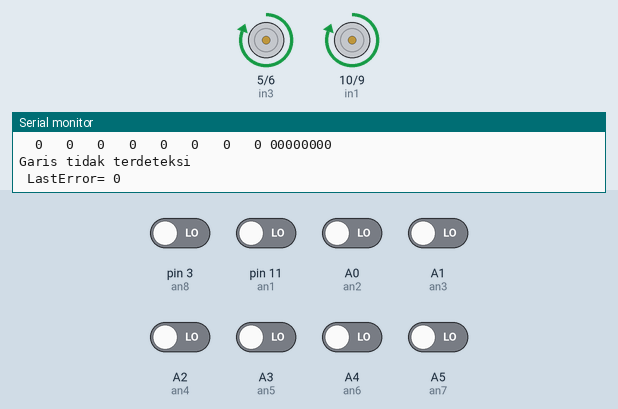
This sketch was run on a simulated Arduino Uno, built with avr-gcc and run on an emulated ATmega328P. On the bench: motor-driver pin pairs drawn as motors (green arrow = first pin HIGH = forward, orange = second pin HIGH = backward, longer = more drive), the last lines printed to the serial monitor. The inputs (shaded band) are chosen by the test bench; at power-on: A0 (an2), A1 (an3), A2 (an4), A3 (an5), A4 (an6), A5 (an7), pin 3 (an8), pin 11 (an1) LOW.

Above: at 1.9 s.
2.0 s: pin 3 (an8) driven HIGH
At 3.5 s:
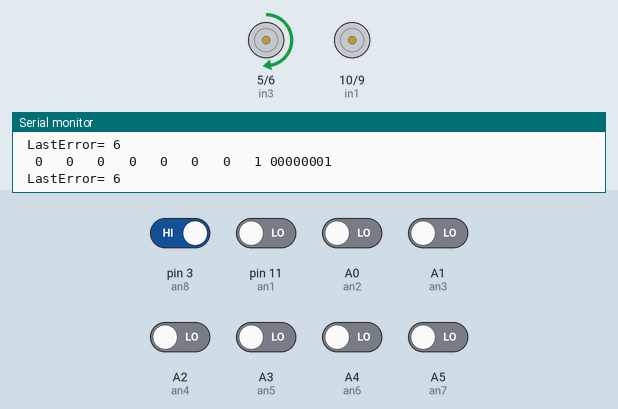
3.8 s: pin 11 (an1) driven HIGH
At 4.5 s:
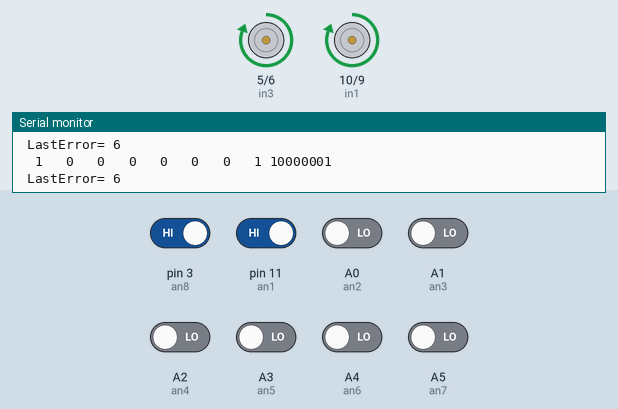
5.4 s: pin 3 (an8) driven LOW
At 6.6 s:
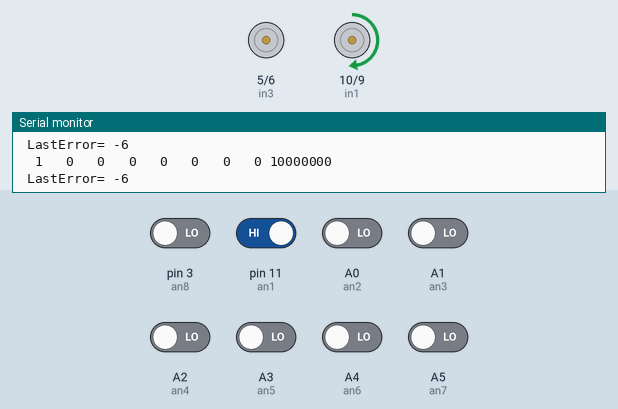
7.1 s: A0 (an2) driven HIGH
At 8.4 s:
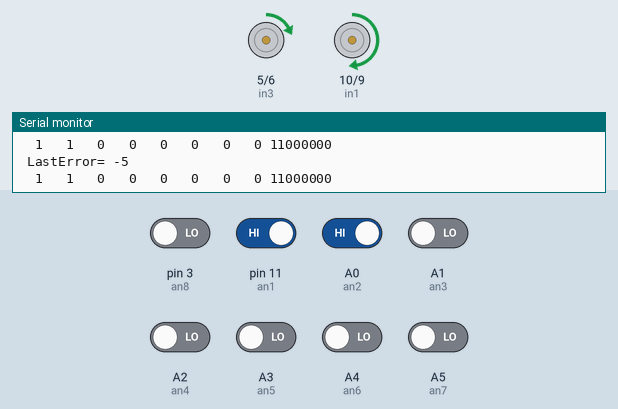
8.7 s: A1 (an3) driven HIGH
At 9.5 s:
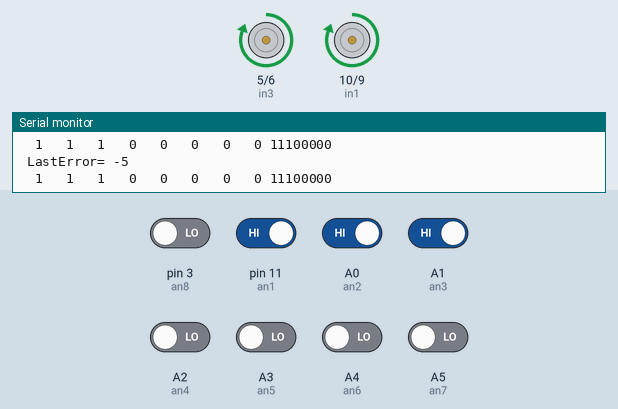
10.4 s: A1 (an3) driven LOW
At 11.6 s:
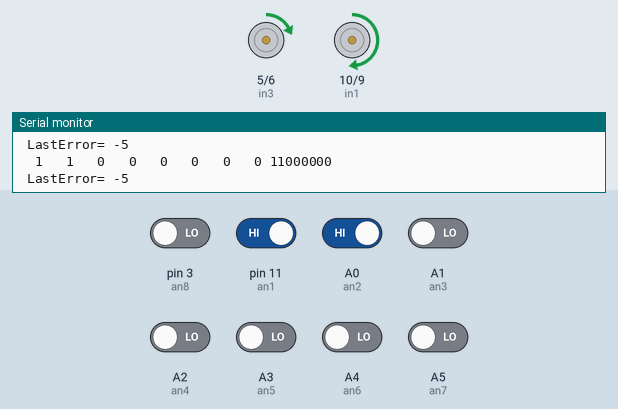
Timing chart, 0 to 13.1 s (numbered marks = the images above; inputs shaded):
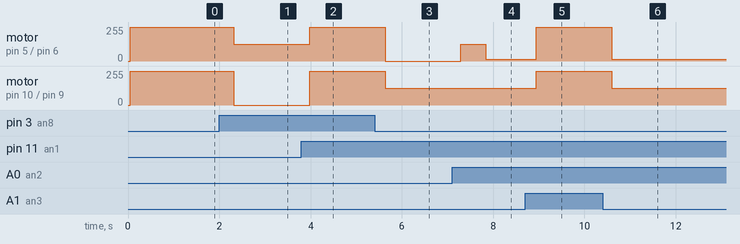

The sketch:

sistemKendali3.2.ino
```cpp
int an1=11;
int an2=A0;
int an3=A1;
int an4=A2;
int an5=A3;
int an6=A4;
int an7=A5;
int an8=3;

int in1=10;
int in2=9;
int in3=5;
int in4=6;

char buff[100];

String stringkondisi="00000000";
String lastkondisi="00000000";
int LastError=0;

int sensor[8],x, sensorBit, t, a_size;
char sendat[8];


void setup() {
  Serial.begin(9600);
  pinMode(an1, INPUT);
  pinMode(an2, INPUT);
  pinMode(an3, INPUT);
  pinMode(an4, INPUT);
  pinMode(an5, INPUT);
  pinMode(an6, INPUT);
  pinMode(an7, INPUT);
  pinMode(an8, INPUT);

  pinMode(in1, OUTPUT);
  pinMode(in2, OUTPUT);
  pinMode(in3, OUTPUT);
  pinMode(in4, OUTPUT);
}

String convertKeString(char* a, int size){
  int i;
  String s = "";
  for (i=0;i<size;i++){
    s=s+a[i];
  }
  return s;
}

void loop() {
  // put your main code here, to run repeatedly:

  sensor[0]=digitalRead(an1);
  sensor[1]=digitalRead(an2);
  sensor[2]=digitalRead(an3);
  sensor[3]=digitalRead(an4);
  sensor[4]=digitalRead(an5);
  sensor[5]=digitalRead(an6);
  sensor[6]=digitalRead(an7);
  sensor[7]=digitalRead(an8);

  delay(50);
  for (x=7;x>=0;x--){
    if(sensor[x] != 0 || sensor[x]== HIGH){
      sendat[x]='1';
    }
    else {
      sendat[x]='0';
    }
  }

  sensorBit=0;
  for (x=0;x<=7;x++){
    sensorBit += sendat[x] * (1 << x);
  }

  sprintf(buff, "%3d %3d %3d %3d %3d %3d %3d %3d ", sensor[0], sensor[1],sensor[2],sensor[3],sensor[4],sensor[5],sensor[6],sensor[7]);
  Serial.print(buff);
  sprintf(buff, "%c%c%c%c%c%c%c%c",sendat[0],sendat[1],sendat[2],sendat[3],sendat[4],sendat[5],sendat[6],sendat[7]);
  Serial.println(buff);

  int a_size = sizeof(sendat)/sizeof(char);
  String stringkondisi = convertKeString(sendat, a_size);

  digitalWrite (in1, HIGH);
  digitalWrite (in3, HIGH);
  if(stringkondisi=="10000000"){;

   analogWrite  (in1,127);
   analogWrite  (in3, 0);
   LastError = -6;
   lastkondisi=stringkondisi;
  }

  if(stringkondisi=="11000000"){

   analogWrite  (in1, 127);
   analogWrite  (in3, 12);
   LastError = -5;
   lastkondisi=stringkondisi;
  }


  if(stringkondisi=="01000000"){
   analogWrite  (in1, 127);
   analogWrite  (in3, 25);
   LastError = -4;
   lastkondisi=stringkondisi;
  }


  if(stringkondisi=="01100000"){

   analogWrite  (in1, 127);
   analogWrite  (in3, 38);
   LastError = -3;
   lastkondisi=stringkondisi;
  }


  if(stringkondisi=="00100000"){

   analogWrite  (in1, 127);
   analogWrite  (in3, 51);
   LastError = -2;
   lastkondisi=stringkondisi;
  }


  if(stringkondisi=="00110000"){

   analogWrite  (in1, 127);
   analogWrite  (in3, 63);
   LastError = -1;
   lastkondisi=stringkondisi;
  }


  if(stringkondisi=="00010000"){

   analogWrite  (in1, 127);
   analogWrite  (in3, 76);
   LastError = 0;
   lastkondisi=stringkondisi;
  }
    if(stringkondisi=="00011000"){


   analogWrite  (in1, 153);
   analogWrite  (in3, 153);
   LastError = 0;
   lastkondisi=stringkondisi;
  }
   if(stringkondisi=="00001000"){

   analogWrite  (in1, 76);
   analogWrite  (in3, 127);
   LastError = 0;
   lastkondisi=stringkondisi;
  }
   if(stringkondisi=="00001100"){


   analogWrite  (in1, 63);
   analogWrite  (in3, 127);
   LastError = 1;
   lastkondisi=stringkondisi;
  }
   if(stringkondisi=="00000100"){

  \
   analogWrite  (in1, 51);
   analogWrite  (in3, 127);
   LastError = 2;
   lastkondisi=stringkondisi;
  }
   if(stringkondisi=="00000110"){


   analogWrite  (in1, 38);
   analogWrite  (in3, 127);
   LastError = 3;
   lastkondisi=stringkondisi;
  }
   if(stringkondisi=="00000010"){


   analogWrite  (in1, 25);
   analogWrite  (in3, 127);
   LastError = 4;
   lastkondisi=stringkondisi;
  }
   if(stringkondisi=="00000011"){


   analogWrite  (in1, 12);
   analogWrite  (in3, 127);
   LastError = 5;
   lastkondisi=stringkondisi;
  }

  if (stringkondisi=="00000001"){

    analogWrite  (in1, 0);
    analogWrite  (in3, 127);
    LastError = 6;
   lastkondisi=stringkondisi;
  }
  if (stringkondisi=="00000000"){
    Serial.println("Garis tidak terdeteksi");
  }

Serial.print(" LastError= ");
Serial.println(LastError);
delay(500);
}
```

Measured:
- after the input at 2.0 s, motor on pin 5 (in3) / pin 6 (in4): forward 255/255 → forward 127/255 after 0.32 s; motor on pin 10 (in1) / pin 9 (in2): forward 255/255 → stopped after 0.32 s
- after the input at 3.8 s, motor on pin 5 (in3) / pin 6 (in4): forward 127/255 → forward 255/255 after 0.18 s; motor on pin 10 (in1) / pin 9 (in2): stopped → forward 255/255 after 0.18 s
- after the input at 5.4 s, motor on pin 5 (in3) / pin 6 (in4): forward 255/255 → stopped after 0.23 s; motor on pin 10 (in1) / pin 9 (in2): forward 255/255 → forward 127/255 after 0.23 s
- after the input at 7.1 s, motor on pin 5 (in3) / pin 6 (in4): stopped → forward 127/255 after 0.19 s, → forward 12/255 0.55 s later
- after the input at 8.7 s, motor on pin 5 (in3) / pin 6 (in4): forward 12/255 → forward 255/255 after 0.24 s; motor on pin 10 (in1) / pin 9 (in2): forward 127/255 → forward 255/255 after 0.24 s
- after the input at 10.4 s, motor on pin 5 (in3) / pin 6 (in4): forward 255/255 → forward 12/255 after 0.20 s; motor on pin 10 (in1) / pin 9 (in2): forward 255/255 → forward 127/255 after 0.20 s
